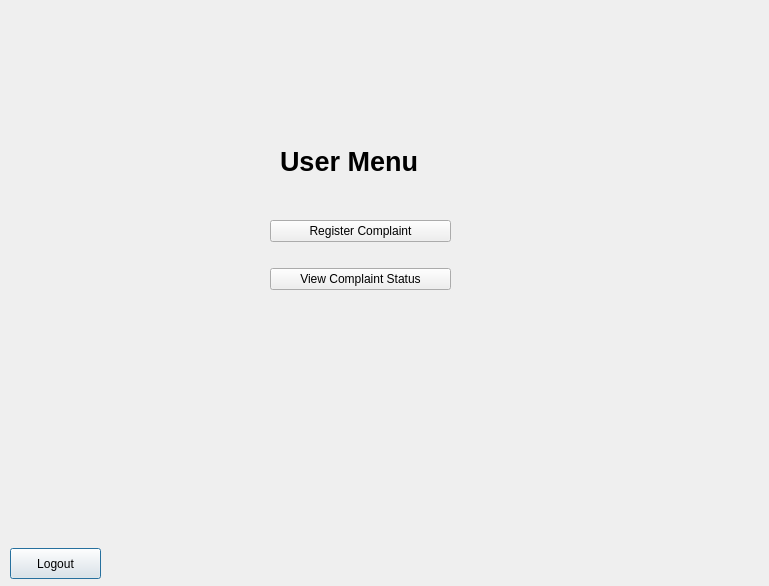
<?xml version="1.0" encoding="UTF-8"?>
<ui version="4.0">
 <class>User_menu_page</class>
 <widget class="QDialog" name="User_menu_page">
  <property name="geometry">
   <rect>
    <x>0</x>
    <y>0</y>
    <width>769</width>
    <height>586</height>
   </rect>
  </property>
  <property name="windowTitle">
   <string>Dialog</string>
  </property>
  <widget class="QLabel" name="label">
   <property name="geometry">
    <rect>
     <x>280</x>
     <y>140</y>
     <width>169</width>
     <height>44</height>
    </rect>
   </property>
   <property name="text">
    <string>&lt;html&gt;&lt;head/&gt;&lt;body&gt;&lt;p&gt;&lt;span style=&quot; font-size:20pt; font-weight:700;&quot;&gt;User Menu&lt;/span&gt;&lt;/p&gt;&lt;/body&gt;&lt;/html&gt;</string>
   </property>
  </widget>
  <widget class="QPushButton" name="user_logout_button">
   <property name="geometry">
    <rect>
     <x>10</x>
     <y>548</y>
     <width>91</width>
     <height>31</height>
    </rect>
   </property>
   <property name="text">
    <string>Logout</string>
   </property>
  </widget>
  <widget class="QWidget" name="">
   <property name="geometry">
    <rect>
     <x>270</x>
     <y>200</y>
     <width>181</width>
     <height>111</height>
    </rect>
   </property>
   <layout class="QVBoxLayout" name="verticalLayout">
    <item>
     <widget class="QPushButton" name="user_register_complaint_button">
      <property name="text">
       <string>Register Complaint</string>
      </property>
     </widget>
    </item>
    <item>
     <widget class="QPushButton" name="user_view_complaint_status_button">
      <property name="text">
       <string>View Complaint Status</string>
      </property>
     </widget>
    </item>
   </layout>
  </widget>
 </widget>
 <resources/>
 <connections/>
</ui>
